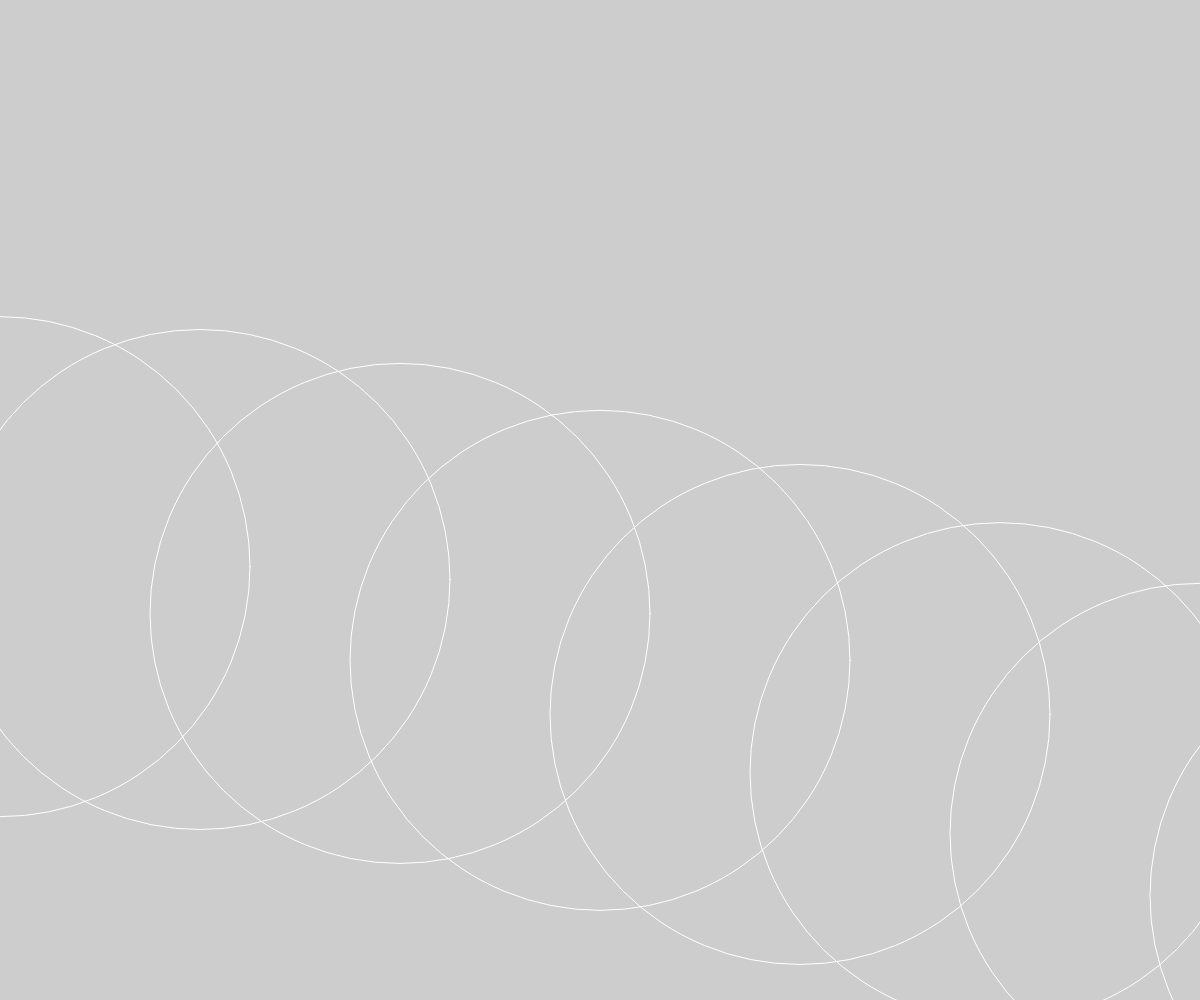
Frame 1 (no input)
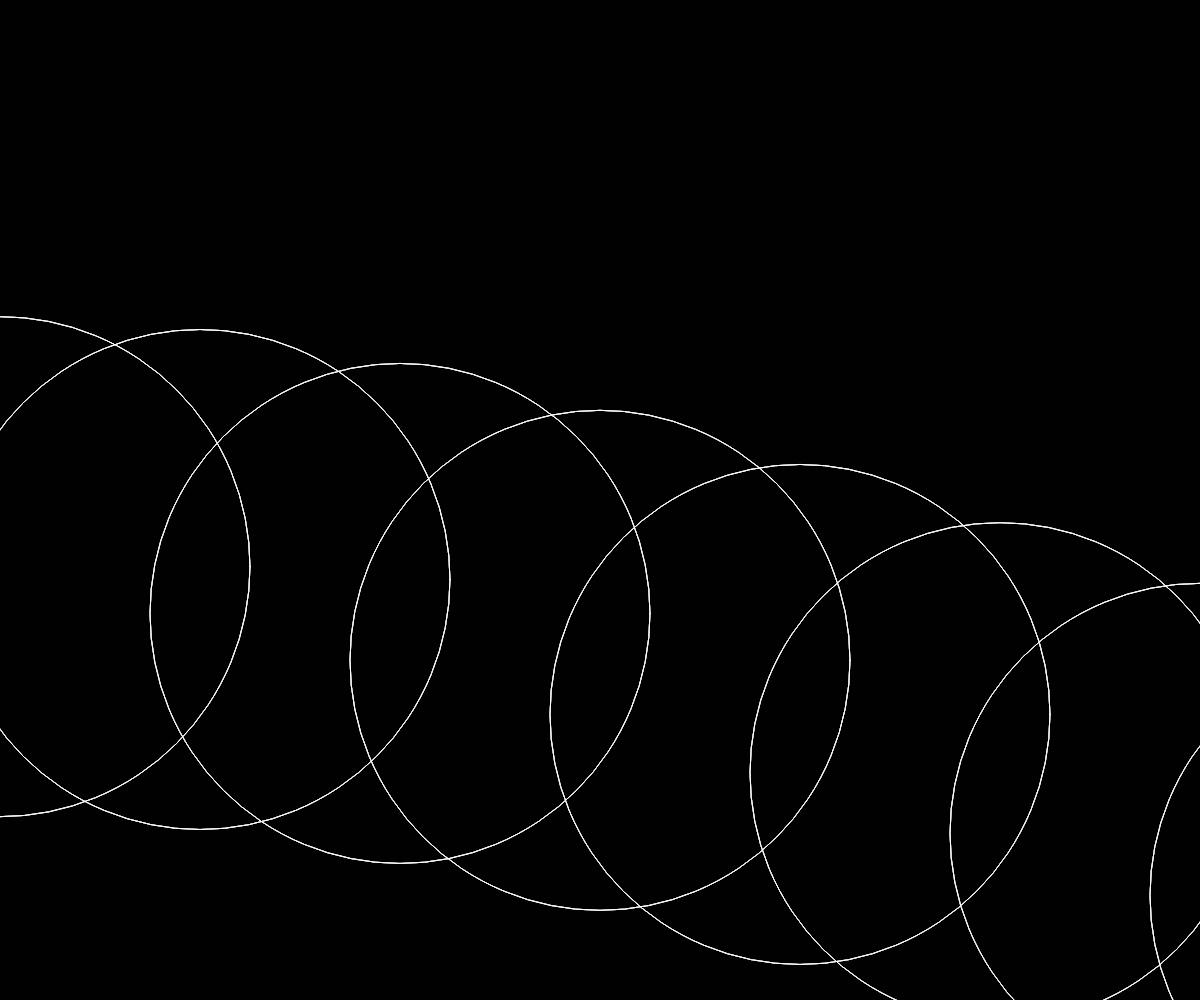
Frame 60 (no input)
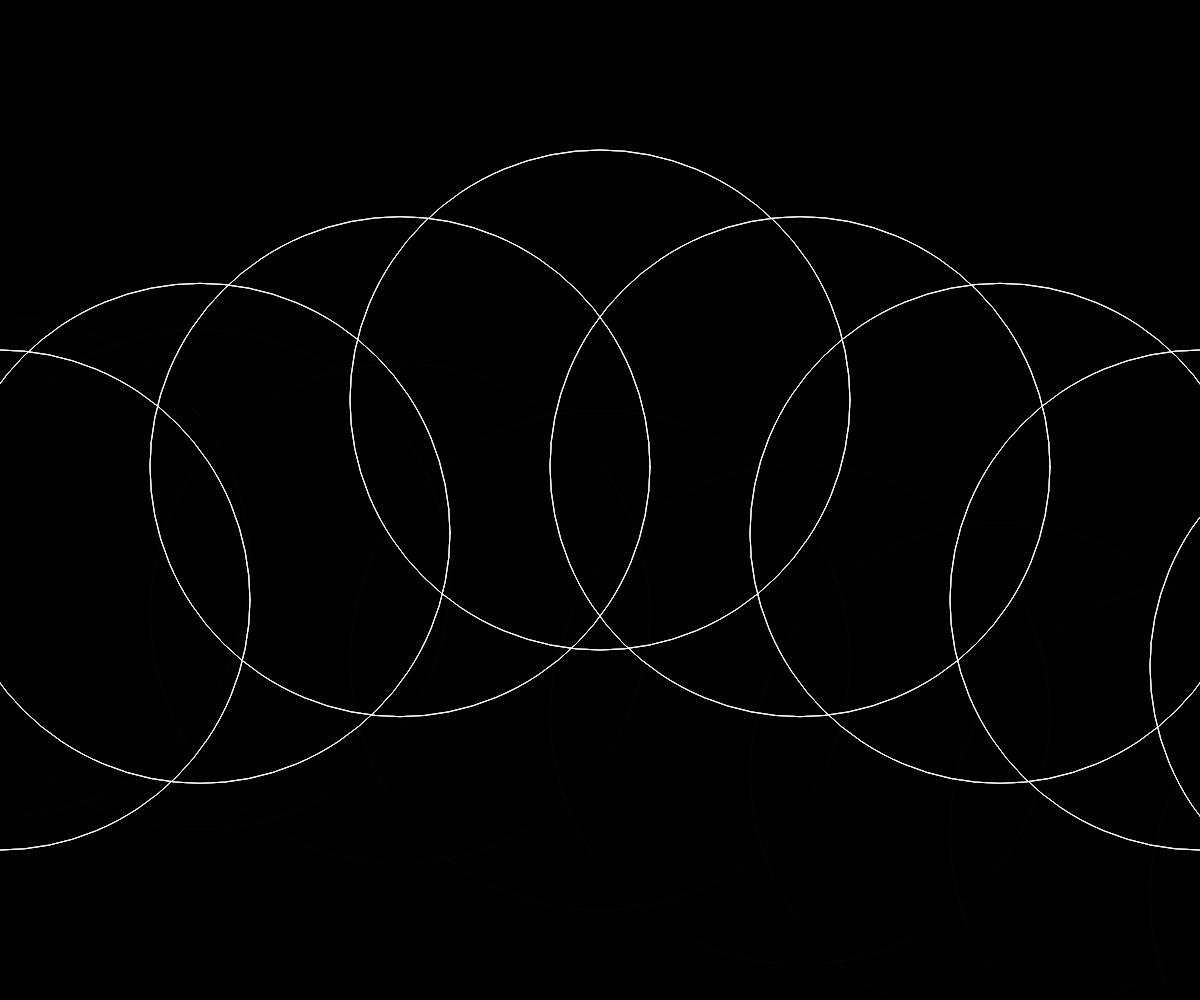
Frame 120 (the mouse pressed at the canvas centre since frame 60)

The p5.js sketch that drew these frames (run headless with seeded random() and noise() and a simulated clock; from frame 60 on, the mouse is pressed at the canvas centre):

// p5.js sketch
// ── sketch.js

function setup() {
  createCanvas(windowWidth, windowHeight);

}

function draw() {
  background(0, 50);
  noFill();
  stroke(255);

  

  //ellipse(width / 2, height / 2, durchmesser, durchmesser);


  for (let i = 0; i < 10; i = i + 1) {
    //plan: y Position ist abhängig von Distanz von Maus zur Mitte der Ellipse
    let distanz = dist(mouseX, mouseY, i * 200, height / 2);
    let yPos = map(distanz, 0, width, -100, 300);

    
  //Distanz des Zentrums der ellipse zur Maus messen, dist gibt immer einen positiven Wert zurück

  let durchmesser = map(distanz, 0, width, 500, 500);

   
    ellipse(i * 200, height / 2 + yPos, durchmesser, durchmesser);
  }

  //Studiere mal den Code ab hier. Welche Blöcke wiederholen sich?
  //Welche Werte verändern sich?




  /*
  ellipse(i * 200, height / 2, 200, 200);
  i = i + 1;

  ellipse(i * 200, height / 2, 200, 200);
  i = i + 1;

  ellipse(i * 200, height / 2, 200, 200);
  i = i + 1;

  ellipse(i * 200, height / 2, 200, 200);
  i = i + 1;

  ellipse(i * 200, height / 2, 200, 200);
  i = i + 1;

  ellipse(i * 200, height / 2, 200, 200);
  i = i + 1;

  ellipse(i * 200, height / 2, 200, 200);
  i = i + 1;

  ellipse(i * 200, height / 2, 200, 200);
  i = i + 1;

  ellipse(i * 200, height / 2, 200, 200);
  i = i + 1;

  ellipse(i * 200, height / 2, 200, 200);
  */

}
